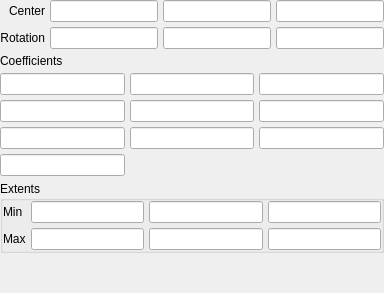
         <widget class="QWidget" name="quadric_implicit">
          <layout class="QGridLayout" name="gridLayout_18">
           <property name="margin">
            <number>0</number>
           </property>
           <property name="spacing">
            <number>5</number>
           </property>
           <item row="2" column="2">
            <widget class="LineEdit" name="lineedit_quadric_implicit_a2"/>
           </item>
           <item row="4" column="0">
            <widget class="LineEdit" name="lineedit_quadric_implicit_a6"/>
           </item>
           <item row="4" column="2">
            <widget class="LineEdit" name="lineedit_quadric_implicit_a8"/>
           </item>
           <item row="2" column="1">
            <widget class="LineEdit" name="lineedit_quadric_implicit_a1"/>
           </item>
           <item row="5" column="0">
            <widget class="LineEdit" name="lineedit_quadric_implicit_a9"/>
           </item>
           <item row="4" column="1">
            <widget class="LineEdit" name="lineedit_quadric_implicit_a7"/>
           </item>
           <item row="7" column="0">
            <spacer name="verticalSpacer_18">
             <property name="orientation">
              <enum>Qt::Vertical</enum>
             </property>
             <property name="sizeHint" stdset="0">
              <size>
               <width>20</width>
               <height>40</height>
              </size>
             </property>
            </spacer>
           </item>
           <item row="2" column="0">
            <widget class="LineEdit" name="lineedit_quadric_implicit_a0"/>
           </item>
           <item row="3" column="0">
            <widget class="LineEdit" name="lineedit_quadric_implicit_a3"/>
           </item>
           <item row="1" column="0">
            <widget class="QLabel" name="label_43">
             <property name="text">
              <string>Coefficients</string>
             </property>
            </widget>
           </item>
           <item row="3" column="1">
            <widget class="LineEdit" name="lineedit_quadric_implicit_a4"/>
           </item>
           <item row="3" column="2">
            <widget class="LineEdit" name="lineedit_quadric_implicit_a5"/>
           </item>
           <item row="0" column="0" colspan="3">
            <widget class="QWidget" name="widget" native="true">
             <layout class="QGridLayout" name="gridLayout_20">
              <property name="margin">
               <number>0</number>
              </property>
              <property name="spacing">
               <number>5</number>
              </property>
              <item row="0" column="0">
               <widget class="QLabel" name="label_49">
                <property name="text">
                 <string>&lt;html&gt;&lt;head/&gt;&lt;body&gt;&lt;p align=&quot;right&quot;&gt;Center&lt;/p&gt;&lt;/body&gt;&lt;/html&gt;</string>
                </property>
               </widget>
              </item>
              <item row="0" column="1">
               <widget class="LineEdit" name="lineedit_superquadric_implicit_center_x_2"/>
              </item>
              <item row="0" column="2">
               <widget class="LineEdit" name="lineedit_superquadric_implicit_center_y_2"/>
              </item>
              <item row="0" column="3">
               <widget class="LineEdit" name="lineedit_superquadric_implicit_center_z_2"/>
              </item>
              <item row="1" column="0">
               <widget class="QLabel" name="label_50">
                <property name="text">
                 <string>&lt;html&gt;&lt;head/&gt;&lt;body&gt;&lt;p align=&quot;right&quot;&gt;Rotation&lt;/p&gt;&lt;/body&gt;&lt;/html&gt;</string>
                </property>
               </widget>
              </item>
              <item row="1" column="1">
               <widget class="LineEdit" name="lineedit_superquadric_implicit_rotation_x_2"/>
              </item>
              <item row="1" column="2">
               <widget class="LineEdit" name="lineedit_superquadric_implicit_rotation_y_2"/>
              </item>
              <item row="1" column="3">
               <widget class="LineEdit" name="lineedit_superquadric_implicit_rotation_z_2"/>
              </item>
             </layout>
            </widget>
           </item>
           <item row="6" column="0" colspan="3">
            <widget class="QGroupBox" name="groupBox_2">
             <property name="title">
              <string>Extents</string>
             </property>
             <layout class="QGridLayout" name="gridLayout_21">
              <property name="margin">
               <number>0</number>
              </property>
              <property name="spacing">
               <number>5</number>
              </property>
              <item row="1" column="0">
               <widget class="QLabel" name="label_53">
                <property name="text">
                 <string>Max</string>
                </property>
               </widget>
              </item>
              <item row="0" column="1">
               <widget class="LineEdit" name="lineedit_quadric_minx"/>
              </item>
              <item row="0" column="0">
               <widget class="QLabel" name="label_52">
                <property name="text">
                 <string>Min</string>
                </property>
               </widget>
              </item>
              <item row="0" column="2">
               <widget class="LineEdit" name="lineedit_quadric_miny"/>
              </item>
              <item row="0" column="3">
               <widget class="LineEdit" name="lineedit_quadric_minz"/>
              </item>
              <item row="1" column="1">
               <widget class="LineEdit" name="lineedit_quadric_maxx"/>
              </item>
              <item row="1" column="2">
               <widget class="LineEdit" name="lineedit_quadric_maxy"/>
              </item>
              <item row="1" column="3">
               <widget class="LineEdit" name="lineedit_quadric_maxz"/>
              </item>
             </layout>
            </widget>
           </item>
          </layout>
         </widget>
